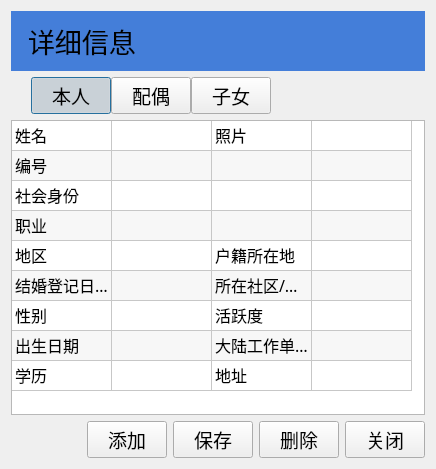
<?xml version="1.0" encoding="UTF-8"?>
<ui version="4.0">
 <class>Dialog</class>
 <widget class="QDialog" name="Dialog">
  <property name="geometry">
   <rect>
    <x>0</x>
    <y>0</y>
    <width>436</width>
    <height>469</height>
   </rect>
  </property>
  <property name="font">
   <font>
    <family>黑体</family>
    <pointsize>14</pointsize>
   </font>
  </property>
  <property name="windowTitle">
   <string>详细信息</string>
  </property>
  <layout class="QVBoxLayout" name="verticalLayout">
   <item>
    <widget class="QScrollArea" name="scrollArea">
     <property name="frameShape">
      <enum>QFrame::NoFrame</enum>
     </property>
     <property name="widgetResizable">
      <bool>true</bool>
     </property>
     <property name="alignment">
      <set>Qt::AlignLeading|Qt::AlignLeft|Qt::AlignTop</set>
     </property>
     <widget class="QWidget" name="scrollAreaWidgetContents">
      <property name="geometry">
       <rect>
        <x>0</x>
        <y>0</y>
        <width>414</width>
        <height>447</height>
       </rect>
      </property>
      <layout class="QVBoxLayout" name="verticalLayout_2">
       <property name="leftMargin">
        <number>0</number>
       </property>
       <property name="topMargin">
        <number>0</number>
       </property>
       <property name="rightMargin">
        <number>0</number>
       </property>
       <property name="bottomMargin">
        <number>0</number>
       </property>
       <item>
        <widget class="QLabel" name="label">
         <property name="font">
          <font>
           <family>黑体</family>
           <pointsize>20</pointsize>
          </font>
         </property>
         <property name="styleSheet">
          <string notr="true">background-color: rgb(68, 126, 217);
padding: 10px</string>
         </property>
         <property name="text">
          <string>详细信息</string>
         </property>
        </widget>
       </item>
       <item>
        <layout class="QHBoxLayout" name="horizontalLayout">
         <property name="spacing">
          <number>0</number>
         </property>
         <property name="leftMargin">
          <number>20</number>
         </property>
         <item>
          <widget class="QPushButton" name="button_self">
           <property name="text">
            <string>本人</string>
           </property>
           <property name="checkable">
            <bool>true</bool>
           </property>
           <property name="checked">
            <bool>true</bool>
           </property>
           <attribute name="buttonGroup">
            <string notr="true">buttonGroup</string>
           </attribute>
          </widget>
         </item>
         <item>
          <widget class="QPushButton" name="button_couple">
           <property name="text">
            <string>配偶</string>
           </property>
           <property name="checkable">
            <bool>true</bool>
           </property>
           <attribute name="buttonGroup">
            <string notr="true">buttonGroup</string>
           </attribute>
          </widget>
         </item>
         <item>
          <widget class="QPushButton" name="button_children">
           <property name="text">
            <string>子女</string>
           </property>
           <property name="checkable">
            <bool>true</bool>
           </property>
           <attribute name="buttonGroup">
            <string notr="true">buttonGroup</string>
           </attribute>
          </widget>
         </item>
         <item>
          <spacer name="horizontalSpacer">
           <property name="orientation">
            <enum>Qt::Horizontal</enum>
           </property>
           <property name="sizeHint" stdset="0">
            <size>
             <width>40</width>
             <height>20</height>
            </size>
           </property>
          </spacer>
         </item>
        </layout>
       </item>
       <item>
        <widget class="QTableWidget" name="tableWidget">
         <property name="font">
          <font>
           <family>黑体</family>
           <pointsize>12</pointsize>
          </font>
         </property>
         <property name="verticalScrollBarPolicy">
          <enum>Qt::ScrollBarAsNeeded</enum>
         </property>
         <property name="horizontalScrollBarPolicy">
          <enum>Qt::ScrollBarAlwaysOff</enum>
         </property>
         <property name="alternatingRowColors">
          <bool>true</bool>
         </property>
         <attribute name="horizontalHeaderVisible">
          <bool>false</bool>
         </attribute>
         <attribute name="verticalHeaderVisible">
          <bool>false</bool>
         </attribute>
         <row>
          <property name="text">
           <string>New Row</string>
          </property>
         </row>
         <row>
          <property name="text">
           <string>New Row</string>
          </property>
         </row>
         <row>
          <property name="text">
           <string>New Row</string>
          </property>
         </row>
         <row>
          <property name="text">
           <string>New Row</string>
          </property>
         </row>
         <row>
          <property name="text">
           <string>New Row</string>
          </property>
         </row>
         <row>
          <property name="text">
           <string>New Row</string>
          </property>
         </row>
         <row>
          <property name="text">
           <string>New Row</string>
          </property>
         </row>
         <row>
          <property name="text">
           <string>New Row</string>
          </property>
         </row>
         <row>
          <property name="text">
           <string>New Row</string>
          </property>
         </row>
         <column>
          <property name="text">
           <string>New Column</string>
          </property>
         </column>
         <column>
          <property name="text">
           <string>New Column</string>
          </property>
         </column>
         <column>
          <property name="text">
           <string>New Column</string>
          </property>
         </column>
         <column>
          <property name="text">
           <string>New Column</string>
          </property>
         </column>
         <item row="0" column="0">
          <property name="text">
           <string>姓名</string>
          </property>
          <property name="flags">
           <set>ItemIsEnabled</set>
          </property>
         </item>
         <item row="0" column="2">
          <property name="text">
           <string>照片</string>
          </property>
         </item>
         <item row="1" column="0">
          <property name="text">
           <string>编号</string>
          </property>
          <property name="flags">
           <set>ItemIsEnabled</set>
          </property>
         </item>
         <item row="1" column="2">
          <property name="text">
           <string/>
          </property>
         </item>
         <item row="2" column="0">
          <property name="text">
           <string>社会身份</string>
          </property>
          <property name="flags">
           <set>ItemIsEnabled</set>
          </property>
         </item>
         <item row="2" column="1">
          <property name="text">
           <string/>
          </property>
         </item>
         <item row="2" column="2">
          <property name="text">
           <string/>
          </property>
          <property name="flags">
           <set>NoItemFlags</set>
          </property>
         </item>
         <item row="3" column="0">
          <property name="text">
           <string>职业</string>
          </property>
          <property name="flags">
           <set>ItemIsEnabled</set>
          </property>
         </item>
         <item row="3" column="2">
          <property name="text">
           <string/>
          </property>
          <property name="flags">
           <set>NoItemFlags</set>
          </property>
         </item>
         <item row="4" column="0">
          <property name="text">
           <string>地区</string>
          </property>
          <property name="flags">
           <set>ItemIsEnabled</set>
          </property>
         </item>
         <item row="4" column="2">
          <property name="text">
           <string>户籍所在地</string>
          </property>
          <property name="flags">
           <set>ItemIsEnabled</set>
          </property>
         </item>
         <item row="5" column="0">
          <property name="text">
           <string>结婚登记日期</string>
          </property>
          <property name="flags">
           <set>ItemIsEnabled</set>
          </property>
         </item>
         <item row="5" column="2">
          <property name="text">
           <string>所在社区/镇村</string>
          </property>
          <property name="flags">
           <set>ItemIsEnabled</set>
          </property>
         </item>
         <item row="6" column="0">
          <property name="text">
           <string>性别</string>
          </property>
          <property name="flags">
           <set>ItemIsEnabled</set>
          </property>
         </item>
         <item row="6" column="2">
          <property name="text">
           <string>活跃度</string>
          </property>
          <property name="flags">
           <set>ItemIsEnabled</set>
          </property>
         </item>
         <item row="7" column="0">
          <property name="text">
           <string>出生日期</string>
          </property>
          <property name="flags">
           <set>ItemIsEnabled</set>
          </property>
         </item>
         <item row="7" column="2">
          <property name="text">
           <string>大陆工作单位</string>
          </property>
          <property name="flags">
           <set>ItemIsEnabled</set>
          </property>
         </item>
         <item row="8" column="0">
          <property name="text">
           <string>学历</string>
          </property>
          <property name="flags">
           <set>ItemIsEnabled</set>
          </property>
         </item>
         <item row="8" column="2">
          <property name="text">
           <string>地址</string>
          </property>
          <property name="flags">
           <set>ItemIsEnabled</set>
          </property>
         </item>
        </widget>
       </item>
       <item>
        <layout class="QHBoxLayout" name="horizontalLayout_2">
         <item>
          <spacer name="horizontalSpacer_2">
           <property name="orientation">
            <enum>Qt::Horizontal</enum>
           </property>
           <property name="sizeHint" stdset="0">
            <size>
             <width>40</width>
             <height>20</height>
            </size>
           </property>
          </spacer>
         </item>
         <item>
          <widget class="QPushButton" name="btn_append">
           <property name="cursor">
            <cursorShape>PointingHandCursor</cursorShape>
           </property>
           <property name="text">
            <string>添加</string>
           </property>
          </widget>
         </item>
         <item>
          <widget class="QPushButton" name="btn_modify">
           <property name="cursor">
            <cursorShape>PointingHandCursor</cursorShape>
           </property>
           <property name="text">
            <string>保存</string>
           </property>
          </widget>
         </item>
         <item>
          <widget class="QPushButton" name="btn_delete">
           <property name="cursor">
            <cursorShape>PointingHandCursor</cursorShape>
           </property>
           <property name="text">
            <string>删除</string>
           </property>
          </widget>
         </item>
         <item>
          <widget class="QPushButton" name="btn_close">
           <property name="cursor">
            <cursorShape>PointingHandCursor</cursorShape>
           </property>
           <property name="text">
            <string>关闭</string>
           </property>
          </widget>
         </item>
        </layout>
       </item>
      </layout>
     </widget>
    </widget>
   </item>
  </layout>
 </widget>
 <resources/>
 <connections/>
 <buttongroups>
  <buttongroup name="buttonGroup"/>
 </buttongroups>
</ui>
